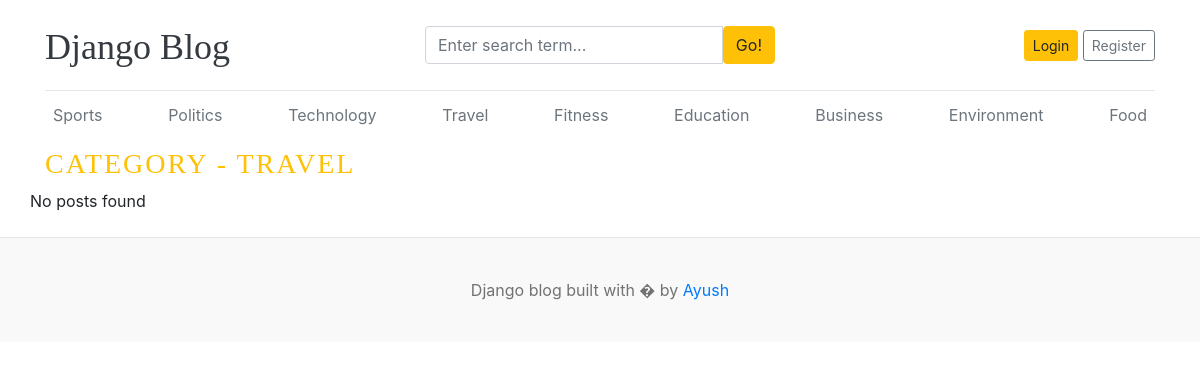
The app's page /blog/4/, older data.
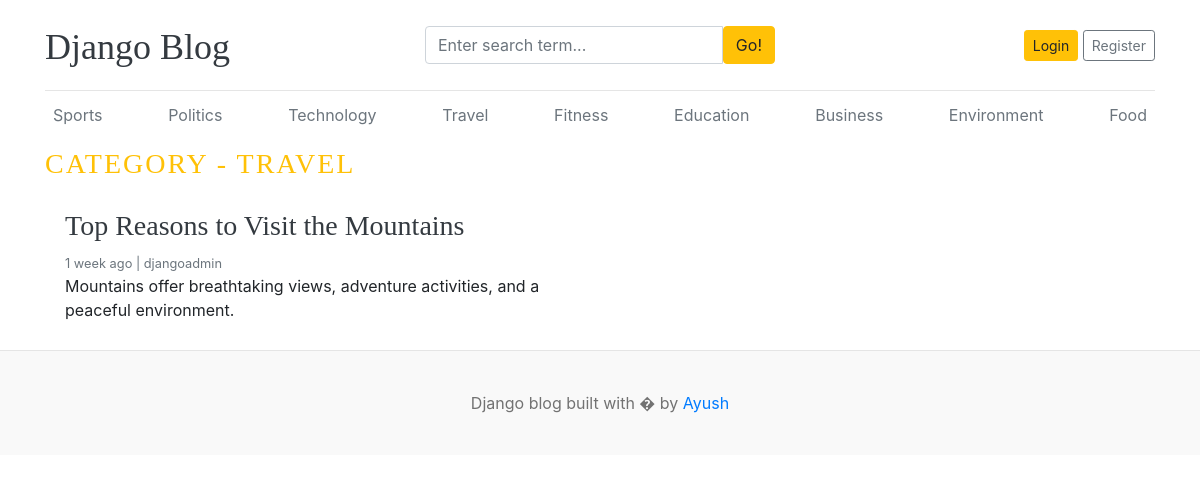
The same page, newer data.
### blogs/models.py (models this page shows)
class Category(models.Model):
    category_name = models.CharField(max_length=50,unique=True)
    created_at = models.DateTimeField(auto_now_add=True)
    updated_at = models.DateTimeField(auto_now=True)
    class Meta:
        verbose_name_plural = 'Categories'
    def __str__(self):
        return self.category_name

class Blog(models.Model):
    title = models.CharField(max_length=100)
    slug = models.SlugField(max_length=150,unique=True,blank=True)
    category = models.ForeignKey(Category,on_delete=models.CASCADE)
    author = models.ForeignKey(User,on_delete=models.CASCADE)
    featured_image = models.ImageField(upload_to='uploads/%Y/%m/%d/')
    short_description = models.CharField(max_length=200)
    blog_body = models.TextField()
    status = models.CharField(choices=Status_Choices,default="draft")
    is_featured = models.BooleanField(default=False)
    created_at = models.DateTimeField(auto_now_add=True)
    updated_at = models.DateTimeField(auto_now=True)
    def __str__(self):
        return self.title

### blogs/views.py (the view)
# urls.py: path('<int:category_id>/',views.posts_by_category,name='posts_by_category'),
def posts_by_category(request, category_id):
    posts = Blog.objects.filter(status='published', category=category_id)
    category = get_object_or_404(Category, pk=category_id)
    context = {
        'posts': posts,
        'category': category,
    }
    print(context)
    return render(request, 'posts_by_category.html', context)

### blogs/context_processors.py (called while the page is built)
def get_categories(request):
    categories = Category.objects.all()
    return dict(categories=categories)

def get_social_links(request):
    social_links = SocialLink.objects.all()
    return dict(social_links=social_links)

### templates/posts_by_category.html
{% extends 'base.html' %}
{% block content %}
<h3 class="text-uppercase text-warning" style="letter-spacing: 2px;">Category - {{ category }}</h3>
<div class="row mb-2">
      {% if posts %}
      {% for post in posts %}
      <div class="col-md-6">
            <div class="card border-0">
                  <div class="card-body">
                        <h3><a href="{% url 'blog_detail' post.slug %}" class="text-dark">{{ post.title }}</a></h3>
                        <small class="mb-1 text-muted">{{ post.created_at | timesince }} ago | {{ post.author }}</small>
                        <p class="card-text">{{ post.short_description | truncatewords:25 }}</p>
                  </div>
            </div>
      </div>
      {% endfor %}
      {% else %}
      <p>No posts found</p>
      {% endif %}
</div>
</div>
{% endblock %}

### templates/base.html (shortened to what this page needs)
{% load static %}
<!DOCTYPE html>
<html lang="en">
<head>
      <link href="https://getbootstrap.com/docs/4.0/dist/css/bootstrap.min.css" rel="stylesheet">
      <link href="{% static 'css/blog.css' %}" rel="stylesheet">
</head>
<body>
      <div class="container">
            <header class="blog-header py-3">
                  <div class="row flex-nowrap justify-content-between align-items-center">
                        <div class="col-4 pt-1">
                              <a class="blog-header-logo text-dark" href="/">Django Blog</a>
                        </div>
                        <div class="col-4">
                              <form action="{% url 'search' %}" method="GET">
                                    <div class="input-group">
                                          <input class="form-control" type="text" name="keyword" value="{{ keyword }}"
                                                placeholder="Enter search term..." aria-label="Enter search term..."
                                                aria-describedby="button-search" />
                                          <button type="submit" class="btn btn-warning" id="button-search"
                                                type="button">Go!</button>
                                    </div>
                              </form>
                        </div>
                        <div class="col-4 d-flex justify-content-end align-items-center">
                              {% if not user.is_authenticated %}
                              <a class="btn btn-sm btn-warning" href="{% url 'login' %}">Login</a> &nbsp;
                              <a class="btn btn-sm btn-outline-secondary" href="{% url 'register' %}">Register</a>
                              {% else %}
                              <span>You are {{ user.username }}</span> &nbsp;
                              <a class="btn btn-sm btn-outline-secondary" href="{% url 'logout' %}">Logout</a>
                              {% endif %}
                        </div>
                  </div>
            </header>
            <div class="nav-scroller py-1 mb-2">
                  <nav class="nav d-flex justify-content-between">
                        {% for category in categories %}
                        <a class="p-2 text-muted"
                              href="{% url 'posts_by_category' category.id %}">{{category.category_name}}</a>
                        {% endfor %}
                  </nav>
            </div>
            {% block content %}
            {% endblock %}
            <footer class="blog-footer">
                  <p>Django blog built with � by <a href="#">Ayush</a></p>
            </footer>
</body>
</html>

Row changes from the older to the newer data that the page shows:
now on this page (row edited): Blog: title "Top Reasons to Visit the Mountains", created_at "1 week", author "djangoadmin", short_description "Mountains offer breathtaking views, adventure activities, and a peaceful environment."
Text that changed along with them:
text no longer shown: "No posts found"
